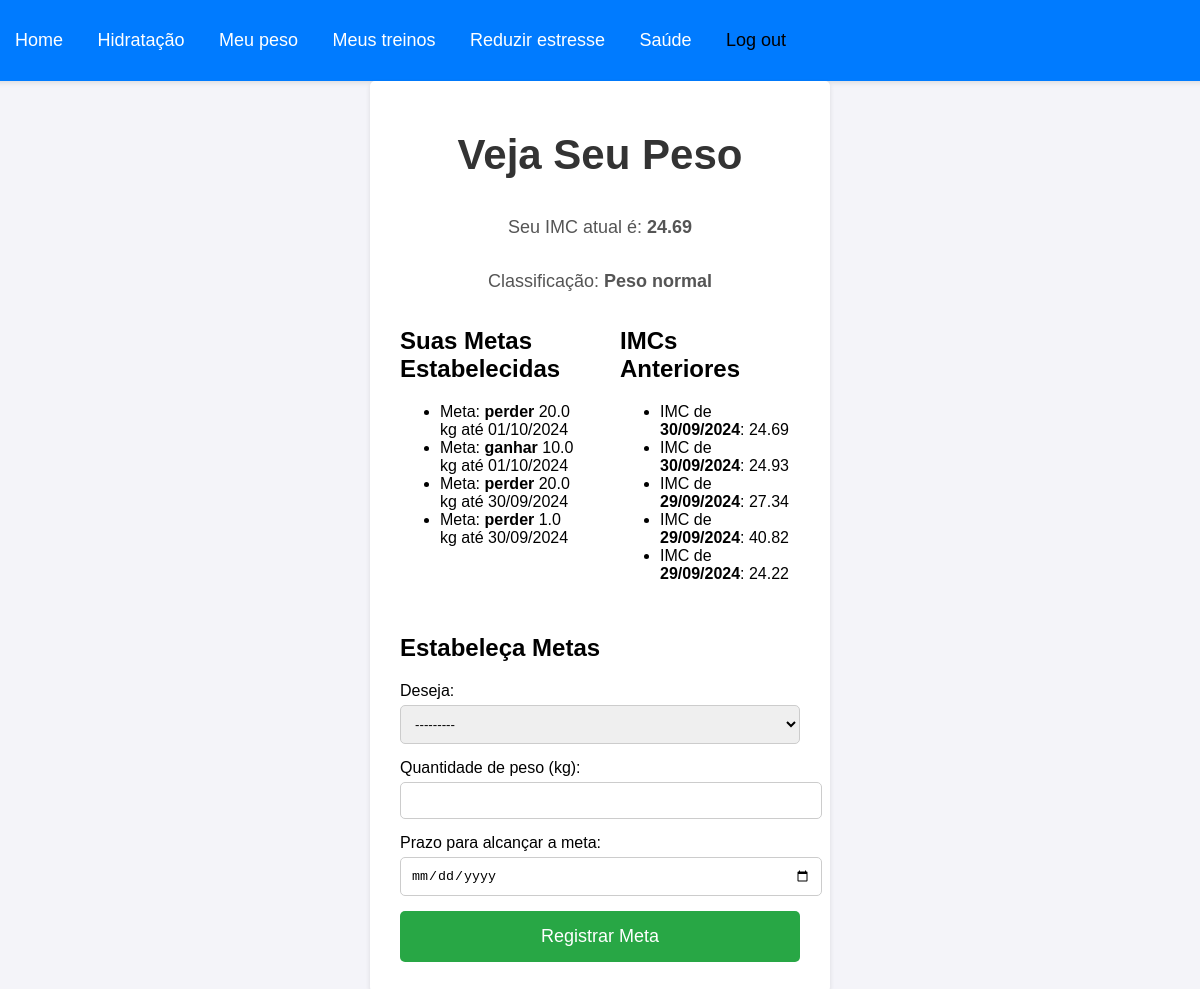
Screenshot of /veja_imc/ (signed in) with the database file from the repository.
### fortisapp/models.py (models this page shows, shortened)
class Peso(models.Model):
    usuario = models.ForeignKey(settings.AUTH_USER_MODEL, on_delete=models.CASCADE)
    peso = models.FloatField()  # Peso em kg
    altura = models.FloatField()  # Altura em metros
    imc = models.FloatField()  # IMC calculado
    data_registro = models.DateTimeField(auto_now_add=True)  # Data do registro

class MetaPeso(models.Model):
    usuario = models.ForeignKey(settings.AUTH_USER_MODEL, on_delete=models.CASCADE)
    tipo_meta = models.CharField(max_length=20, choices=[('perder', 'Perder Peso'), ('ganhar', 'Ganhar Peso')])
    quantidade = models.FloatField()  # Quantidade de peso a perder ou ganhar
    prazo = models.DateField()  # Prazo para atingir a meta
    data_criacao = models.DateTimeField(auto_now_add=True)

### fortisapp/views.py (the view)
# urls.py: path('veja_imc/', veja_imc, name='veja_imc'),
@login_required
def veja_imc(request):
    ultimo_registro = Peso.objects.filter(usuario=request.user).order_by('-data_registro').first()
    if ultimo_registro:
        imc = ultimo_registro.imc
        classificacao = classificar_imc(imc)
    else:
        imc = None
        classificacao = None
    meta_form = MetaPesoForm(request.POST or None)  # Alteração para não criar outro formulário em GET
    if request.method == 'POST' and meta_form.is_valid():
        meta = meta_form.save(commit=False)
        meta.usuario = request.user
        meta.save()
        return redirect('veja_imc')
    metas = MetaPeso.objects.filter(usuario=request.user).order_by('-data_criacao')
    registros_imc = Peso.objects.filter(usuario=request.user).order_by('-data_registro')
    return render(request, 'html/veja_imc.html', {
        'imc': imc,
        'classificacao': classificacao,
        'form': meta_form,
        'metas': metas,
        'registros_imc': registros_imc  # Passa os registros de IMC anteriores para o template
    })

### fortisapp/forms.py
class MetaPesoForm(forms.ModelForm):
    class Meta:
        model = MetaPeso
        fields = ['tipo_meta', 'quantidade', 'prazo']
        widgets = {
            'tipo_meta': forms.Select(attrs={'required': True}),
            'quantidade': forms.NumberInput(attrs={'step': '0.1', 'required': True}),
            'prazo': forms.DateInput(attrs={'type': 'date', 'required': True}),
        }

### fortisapp/views.py (called while the page is built)
def classificar_imc(imc):
    if imc < 18.5:
        return "Abaixo do peso"
    elif 18.5 <= imc < 24.9:
        return "Peso normal"
    elif 25 <= imc < 29.9:
        return "Sobrepeso"
    else:
        return "Obesidade"

### fortisapp/templates/html/veja_imc.html (shortened to what this page needs)
{% load static %}
<!DOCTYPE html>
<html lang="pt-br">
<head>
    <link rel="stylesheet" type="text/css" href="{% static 'css/acompanha_peso.css' %}">
</head>
<body>
    <nav class="menu">
        <a href="{% url 'home' %}" tabindex="1"> Home</a>
        <a href="{% url 'hidratacao' %}" tabindex="2"> Hidratação</a>
        <a href="{% url 'meupeso' %}" tabindex="3"> Meu peso</a>
        <a href="#meustreinos" tabindex="4"> Meus treinos</a>
        <a href="{% url 'estresse' %}" tabindex="5"> Reduzir estresse</a>
        <a href="#saude" tabindex="6"> Saúde</a>
        <form action="{% url 'logout' %}" method="post" style="display:inline;">
            <button type="submit" tabindex="7" style="border:none; background:none; color:#000; cursor:pointer;">
                 Log out
            </button>
        </form>
    </nav>
    <main>
        <h1>Veja Seu Peso</h1>
        <p>Seu IMC atual é: <strong>{{ imc|floatformat:2 }}</strong></p>
        <p>Classificação: <strong>{{ classificacao }}</strong></p>
        <div style="display: flex; justify-content: space-between;">
            <section style="width: 45%;">
                <h2>Suas Metas Estabelecidas</h2>
                {% if metas %}
                    <ul>
                        {% for meta in metas %}
                            <li>
                                Meta: <strong>{{ meta.tipo_meta }}</strong>
                                {{ meta.quantidade }} kg até {{ meta.prazo|date:"d/m/Y" }}
                            </li>
                        {% endfor %}
                    </ul>
                {% else %}
                    <p>Você ainda não estabeleceu metas.</p>
                {% endif %}
            </section>
            <section style="width: 45%;">
                <h2>IMCs Anteriores</h2>
                {% if registros_imc %}
                    <ul>
                        {% for registro in registros_imc %}
                            <li>
                                IMC de <strong>{{ registro.data_registro|date:"d/m/Y" }}</strong>: {{ registro.imc|floatformat:2 }}
                            </li>
                        {% endfor %}
                    </ul>
                {% else %}
                    <p>Não há registros de IMC anteriores.</p>
                {% endif %}
            </section>
        </div>
        <section>
            <h2>Estabeleça Metas</h2>
            <form method="post">
                <div>
                    <label for="tipo_meta">Deseja:</label>
                    {{ form.tipo_meta }}
                </div>
                <div>
                    <label for="quantidade">Quantidade de peso (kg):</label>
                    {{ form.quantidade }}
                </div>
                <div>
                    <label for="prazo">Prazo para alcançar a meta:</label>
                    {{ form.prazo }}
                </div>
                <button type="submit">Registrar Meta</button>
            </form>
        </section>
    </main>
</body>
</html>

### fortisapp/static/css/acompanha_peso.css (style rules this page uses)
body { font-family: Arial, sans-serif; background-color: #f4f4f9; margin: 0; padding: 0; height: 100vh; display: flex; flex-direction: column; align-items: center; }
nav.menu { background-color: #007BFF; padding: 15px; width: 100%; box-shadow: 0 2px 5px rgba(0, 0, 0, 0.1); }
nav.menu a { color: white; text-decoration: none; margin: 0 15px; font-size: 18px; }
h1 { font-size: 42px; color: #333; margin: 20px 0; text-align: center; }
main { display: flex; flex-direction: column; justify-content: center; width: 400px; padding: 30px; background-color: #ffffff; border-radius: 5px; box-shadow: 0 2px 5px rgba(0, 0, 0, 0.1); }
p { font-size: 18px; color: #555; margin-bottom: 15px; text-align: center; }
form { display: flex; flex-direction: column; }
div { margin-bottom: 15px; }
label { margin-bottom: 5px; display: block; }
input[type="number"], input[type="date"], select { padding: 10px; border-radius: 5px; border: 1px solid #ccc; width: 100%; transition: border-color 0.3s; }
button[type="submit"] { padding: 15px; background-color: #28a745; color: white; font-size: 18px; border: none; border-radius: 5px; cursor: pointer; transition: background-color 0.3s; }

### rows the page displays
Peso: imc "24.69", data_registro "30/09/2024"
MetaPeso: tipo_meta "perder", quantidade "20.0", prazo "01/10/2024"
MetaPeso: tipo_meta "ganhar", quantidade "10.0", prazo "01/10/2024"
MetaPeso: tipo_meta "perder", quantidade "20.0", prazo "30/09/2024"
MetaPeso: tipo_meta "perder", quantidade "1.0", prazo "30/09/2024"
Peso: data_registro "30/09/2024", imc "24.93"
Peso: data_registro "29/09/2024", imc "27.34"
Peso: data_registro "29/09/2024", imc "40.82"
Peso: data_registro "29/09/2024", imc "24.22"

### other values shown
{{ classificacao }} "Peso normal"
